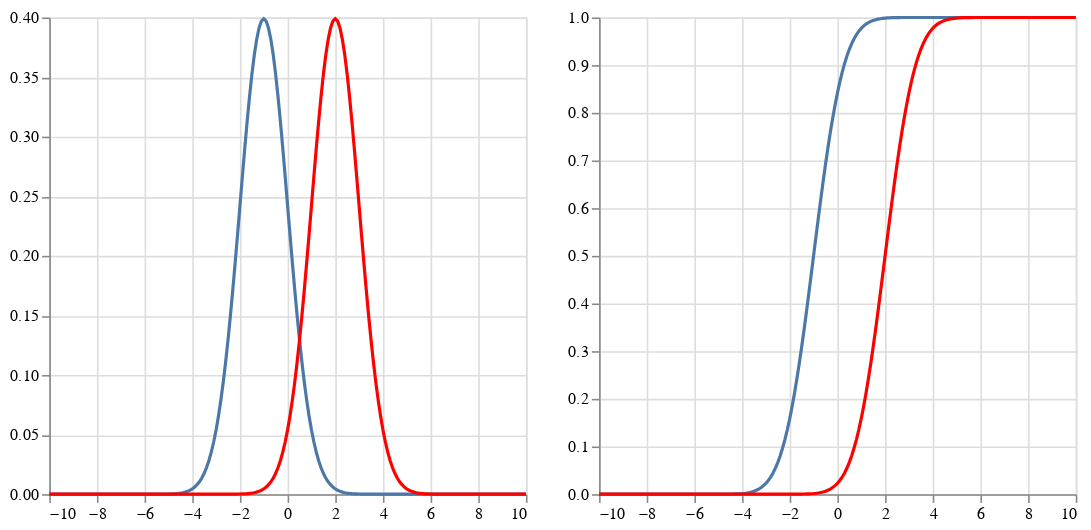

Notebook code for this chart:
### Code cell
μ = Normal(-1)
ν = Normal(2)
y = range(0,stop=1,length=500)
q = quantile(μ,y);
c(x,y) = (y-x)^1 # h(y-x) convex function

otc(μ,ν,c)
plotDistributions(μ,ν)

### Figure 1 — Vega-Lite specification as saved in the notebook (floating-point values rounded to 4 significant figures; data arrays with more than 128 entries replaced by an {"elided": "..."} marker saying what was removed)
{"hconcat": [{"layer": [{"data": {"values": {"elided": "201 records"}}, "encoding": {"x": {"field": "x", "title": null, "type": "quantitative"}, "y": {"field": "y", "title": null, "type": "quantitative"}}, "mark": "line"}, {"data": {"values": {"elided": "201 records"}}, "encoding": {"color": {"value": "red"}, "x": {"field": "x", "title": null, "type": "quantitative"}, "y": {"field": "y", "title": null, "type": "quantitative"}}, "mark": "line"}]}, {"layer": [{"data": {"values": {"elided": "201 records"}}, "encoding": {"x": {"field": "x", "title": null, "type": "quantitative"}, "y": {"field": "y", "title": null, "type": "quantitative"}}, "mark": "line"}, {"data": {"values": {"elided": "201 records"}}, "encoding": {"color": {"value": "red"}, "x": {"field": "x", "title": null, "type": "quantitative"}, "y": {"field": "y", "title": null, "type": "quantitative"}}, "mark": "line"}]}]}
